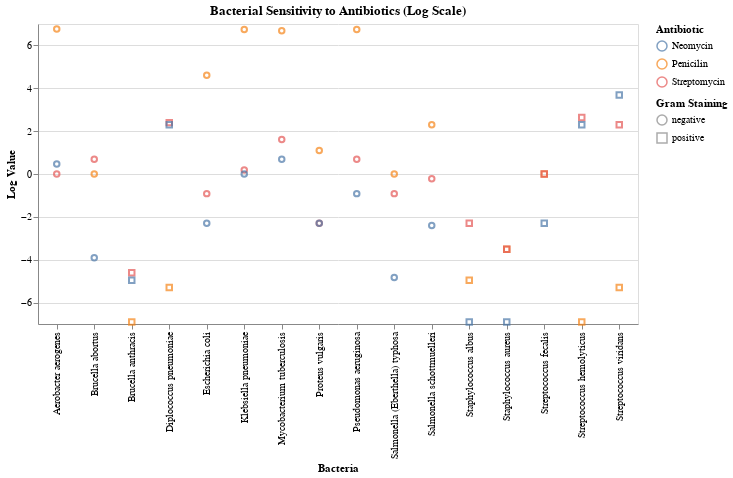

Write notebook code for a chart like this one.
### Code cell
df = pd.read_csv("antibiotics.csv")
# Delete trailing spaces of the column names
df.columns = [col.strip() for col in df.columns.tolist()]

# Convert values in Penicilin, Streptomycin, and Neomycin columns to log scale
df[['Penicilin', 'Streptomycin', 'Neomycin']] = np.log(df[['Penicilin', 'Streptomycin', 'Neomycin']])

# Melt the DataFrame to reshape it for Altair
melted_df = pd.melt(df, id_vars=['Bacteria', 'Gram Staining'], var_name='Antibiotic', value_name='Log Value')

# Create the chart
chart = alt.Chart(melted_df).mark_point().encode(
    x='Bacteria:N',
    y='Log Value:Q',
    color='Antibiotic:N',
    shape='Gram Staining:N',
    tooltip=['Bacteria', 'Antibiotic', 'Log Value']
).properties(
    width=600,
    title='Bacterial Sensitivity to Antibiotics (Log Scale)'
)

chart

### Figure 1 — Vega specification as saved in the notebook (floating-point values rounded to 4 significant figures)
{"$schema": "https://vega.github.io/schema/vega/v5.json", "data": [{"name": "source_0", "values": [{"Antibiotic": "Penicilin", "Bacteria": "Aerobacter aerogenes", "Gram Staining": "negative", "Log Value": 6.768}, {"Antibiotic": "Penicilin", "Bacteria": "Brucella abortus", "Gram Staining": "negative", "Log Value": 0.0}, {"Antibiotic": "Penicilin", "Bacteria": "Brucella anthracis", "Gram Staining": "positive", "Log Value": -6.908}, {"Antibiotic": "Penicilin", "Bacteria": "Diplococcus pneumoniae", "Gram Staining": "positive", "Log Value": -5.298}, {"Antibiotic": "Penicilin", "Bacteria": "Escherichia coli", "Gram Staining": "negative", "Log Value": 4.605}, {"Antibiotic": "Penicilin", "Bacteria": "Klebsiella pneumoniae", "Gram Staining": "negative", "Log Value": 6.745}, {"Antibiotic": "Penicilin", "Bacteria": "Mycobacterium tuberculosis", "Gram Staining": "negative", "Log Value": 6.685}, {"Antibiotic": "Penicilin", "Bacteria": "Proteus vulgaris", "Gram Staining": "negative", "Log Value": 1.099}, {"Antibiotic": "Penicilin", "Bacteria": "Pseudomonas aeruginosa ", "Gram Staining": "negative", "Log Value": 6.745}, {"Antibiotic": "Penicilin", "Bacteria": "Salmonella (Eberthella) typhosa ", "Gram Staining": "negative", "Log Value": 0.0}, {"Antibiotic": "Penicilin", "Bacteria": "Salmonella schottmuelleri ", "Gram Staining": "negative", "Log Value": 2.303}, {"Antibiotic": "Penicilin", "Bacteria": "Staphylococcus albus ", "Gram Staining": "positive", "Log Value": -4.962}, {"Antibiotic": "Penicilin", "Bacteria": "Staphylococcus aureus ", "Gram Staining": "positive", "Log Value": -3.507}, {"Antibiotic": "Penicilin", "Bacteria": "Streptococcus fecalis ", "Gram Staining": "positive", "Log Value": 0.0}, {"Antibiotic": "Penicilin", "Bacteria": "Streptococcus hemolyticus ", "Gram Staining": "positive", "Log Value": -6.908}, {"Antibiotic": "Penicilin", "Bacteria": "Streptococcus viridans", "Gram Staining": "positive", "Log Value": -5.298}, {"Antibiotic": "Streptomycin", "Bacteria": "Aerobacter aerogenes", "Gram Staining": "negative", "Log Value": 0.0}, {"Antibiotic": "Streptomycin", "Bacteria": "Brucella abortus", "Gram Staining": "negative", "Log Value": 0.6931}, {"Antibiotic": "Streptomycin", "Bacteria": "Brucella anthracis", "Gram Staining": "positive", "Log Value": -4.605}, {"Antibiotic": "Streptomycin", "Bacteria": "Diplococcus pneumoniae", "Gram Staining": "positive", "Log Value": 2.398}, {"Antibiotic": "Streptomycin", "Bacteria": "Escherichia coli", "Gram Staining": "negative", "Log Value": -0.9163}, {"Antibiotic": "Streptomycin", "Bacteria": "Klebsiella pneumoniae", "Gram Staining": "negative", "Log Value": 0.1823}, {"Antibiotic": "Streptomycin", "Bacteria": "Mycobacterium tuberculosis", "Gram Staining": "negative", "Log Value": 1.609}, {"Antibiotic": "Streptomycin", "Bacteria": "Proteus vulgaris", "Gram Staining": "negative", "Log Value": -2.303}, {"Antibiotic": "Streptomycin", "Bacteria": "Pseudomonas aeruginosa ", "Gram Staining": "negative", "Log Value": 0.6931}, {"Antibiotic": "Streptomycin", "Bacteria": "Salmonella (Eberthella) typhosa ", "Gram Staining": "negative", "Log Value": -0.9163}, {"Antibiotic": "Streptomycin", "Bacteria": "Salmonella schottmuelleri ", "Gram Staining": "negative", "Log Value": -0.2231}, {"Antibiotic": "Streptomycin", "Bacteria": "Staphylococcus albus ", "Gram Staining": "positive", "Log Value": -2.303}, {"Antibiotic": "Streptomycin", "Bacteria": "Staphylococcus aureus ", "Gram Staining": "positive", "Log Value": -3.507}, {"Antibiotic": "Streptomycin", "Bacteria": "Streptococcus fecalis ", "Gram Staining": "positive", "Log Value": 0.0}, {"Antibiotic": "Streptomycin", "Bacteria": "Streptococcus hemolyticus ", "Gram Staining": "positive", "Log Value": 2.639}, {"Antibiotic": "Streptomycin", "Bacteria": "Streptococcus viridans", "Gram Staining": "positive", "Log Value": 2.303}, {"Antibiotic": "Neomycin", "Bacteria": "Aerobacter aerogenes", "Gram Staining": "negative", "Log Value": 0.47}, {"Antibiotic": "Neomycin", "Bacteria": "Brucella abortus", "Gram Staining": "negative", "Log Value": -3.912}, {"Antibiotic": "Neomycin", "Bacteria": "Brucella anthracis", "Gram Staining": "positive", "Log Value": -4.962}, {"Antibiotic": "Neomycin", "Bacteria": "Diplococcus pneumoniae", "Gram Staining": "positive", "Log Value": 2.303}, {"Antibiotic": "Neomycin", "Bacteria": "Escherichia coli", "Gram Staining": "negative", "Log Value": -2.303}, {"Antibiotic": "Neomycin", "Bacteria": "Klebsiella pneumoniae", "Gram Staining": "negative", "Log Value": 0.0}, {"Antibiotic": "Neomycin", "Bacteria": "Mycobacterium tuberculosis", "Gram Staining": "negative", "Log Value": 0.6931}, {"Antibiotic": "Neomycin", "Bacteria": "Proteus vulgaris", "Gram Staining": "negative", "Log Value": -2.303}, {"Antibiotic": "Neomycin", "Bacteria": "Pseudomonas aeruginosa ", "Gram Staining": "negative", "Log Value": -0.9163}, {"Antibiotic": "Neomycin", "Bacteria": "Salmonella (Eberthella) typhosa ", "Gram Staining": "negative", "Log Value": -4.828}, {"Antibiotic": "Neomycin", "Bacteria": "Salmonella schottmuelleri ", "Gram Staining": "negative", "Log Value": -2.408}, {"Antibiotic": "Neomycin", "Bacteria": "Staphylococcus albus ", "Gram Staining": "positive", "Log Value": -6.908}, {"Antibiotic": "Neomycin", "Bacteria": "Staphylococcus aureus ", "Gram Staining": "positive", "Log Value": -6.908}, {"Antibiotic": "Neomycin", "Bacteria": "Streptococcus fecalis ", "Gram Staining": "positive", "Log Value": -2.303}, {"Antibiotic": "Neomycin", "Bacteria": "Streptococcus hemolyticus ", "Gram Staining": "positive", "Log Value": 2.303}, {"Antibiotic": "Neomycin", "Bacteria": "Streptococcus viridans", "Gram Staining": "positive", "Log Value": 3.689}]}, {"name": "source_0_x_domain_Bacteria", "values": [{"Bacteria": "Aerobacter aerogenes"}, {"Bacteria": "Brucella abortus"}, {"Bacteria": "Brucella anthracis"}, {"Bacteria": "Diplococcus pneumoniae"}, {"Bacteria": "Escherichia coli"}, {"Bacteria": "Klebsiella pneumoniae"}, {"Bacteria": "Mycobacterium tuberculosis"}, {"Bacteria": "Proteus vulgaris"}, {"Bacteria": "Pseudomonas aeruginosa "}, {"Bacteria": "Salmonella (Eberthella) typhosa "}, {"Bacteria": "Salmonella schottmuelleri "}, {"Bacteria": "Staphylococcus albus "}, {"Bacteria": "Staphylococcus aureus "}, {"Bacteria": "Streptococcus fecalis "}, {"Bacteria": "Streptococcus hemolyticus "}, {"Bacteria": "Streptococcus viridans"}]}, {"name": "source_0_y_domain_Log Value", "values": [{"min": -6.908, "max": 6.768}]}, {"name": "source_0_color_domain_Antibiotic", "values": [{"Antibiotic": "Penicilin"}, {"Antibiotic": "Streptomycin"}, {"Antibiotic": "Neomycin"}]}, {"name": "source_0_shape_domain_Gram Staining", "values": [{"Gram Staining": "negative"}, {"Gram Staining": "positive"}]}], "marks": [{"type": "symbol", "name": "marks", "from": {"data": "source_0"}, "encode": {"update": {"stroke": {"field": "Antibiotic", "scale": "color"}, "opacity": {"value": 0.7}, "tooltip": {"signal": "{\"Bacteria\": isValid(datum[\"Bacteria\"]) ? datum[\"Bacteria\"] : \"\"+datum[\"Bacteria\"], \"Antibiotic\": isValid(datum[\"Antibiotic\"]) ? datum[\"Antibiotic\"] : \"\"+datum[\"Antibiotic\"], \"Log Value\": format(datum[\"Log Value\"], \"\")}"}, "fill": {"value": "transparent"}, "ariaRoleDescription": {"value": "point"}, "y": {"field": "Log Value", "scale": "y"}, "shape": {"field": "Gram Staining", "scale": "shape"}, "description": {"signal": "\"Bacteria: \" + (isValid(datum[\"Bacteria\"]) ? datum[\"Bacteria\"] : \"\"+datum[\"Bacteria\"]) + \"; Log Value: \" + (format(datum[\"Log Value\"], \"\")) + \"; Antibiotic: \" + (isValid(datum[\"Antibiotic\"]) ? datum[\"Antibiotic\"] : \"\"+datum[\"Antibiotic\"]) + \"; Gram Staining: \" + (isValid(datum[\"Gram Staining\"]) ? datum[\"Gram Staining\"] : \"\"+datum[\"Gram Staining\"])"}, "x": {"field": "Bacteria", "scale": "x"}}}, "style": ["point"]}], "scales": [{"name": "x", "type": "point", "domain": {"data": "source_0_x_domain_Bacteria", "field": "Bacteria", "sort": true}, "range": [0, {"signal": "width"}], "padding": 0.5}, {"name": "y", "type": "linear", "domain": [{"signal": "(data(\"source_0_y_domain_Log Value\")[0] || {}).min"}, {"signal": "(data(\"source_0_y_domain_Log Value\")[0] || {}).max"}], "range": [{"signal": "height"}, 0], "zero": true, "nice": true}, {"name": "color", "type": "ordinal", "domain": {"data": "source_0_color_domain_Antibiotic", "field": "Antibiotic", "sort": true}, "range": "category"}, {"name": "shape", "type": "ordinal", "domain": {"data": "source_0_shape_domain_Gram Staining", "field": "Gram Staining", "sort": true}, "range": "symbol"}], "axes": [{"scale": "y", "orient": "left", "labels": false, "gridScale": "x", "maxExtent": 0, "ticks": false, "zindex": 0, "tickCount": {"signal": "ceil(height/40)"}, "domain": false, "aria": false, "minExtent": 0, "grid": true}, {"scale": "x", "labelBaseline": "middle", "zindex": 0, "title": "Bacteria", "labelAlign": "right", "orient": "bottom", "labelAngle": 270, "grid": false}, {"scale": "y", "orient": "left", "grid": false, "labelOverlap": true, "tickCount": {"signal": "ceil(height/40)"}, "zindex": 0, "title": "Log Value"}], "title": {"text": "Bacterial Sensitivity to Antibiotics (Log Scale)", "frame": "group"}, "height": 300, "legends": [{"stroke": "color", "symbolType": "circle", "title": "Antibiotic", "encode": {"symbols": {"update": {"fill": {"value": "transparent"}, "opacity": {"value": 0.7}}}}}, {"shape": "shape", "symbolType": "circle", "title": "Gram Staining", "encode": {"symbols": {"update": {"fill": {"value": "transparent"}, "opacity": {"value": 0.7}}}}}], "background": "white", "width": 600, "padding": 5, "style": "cell"}
